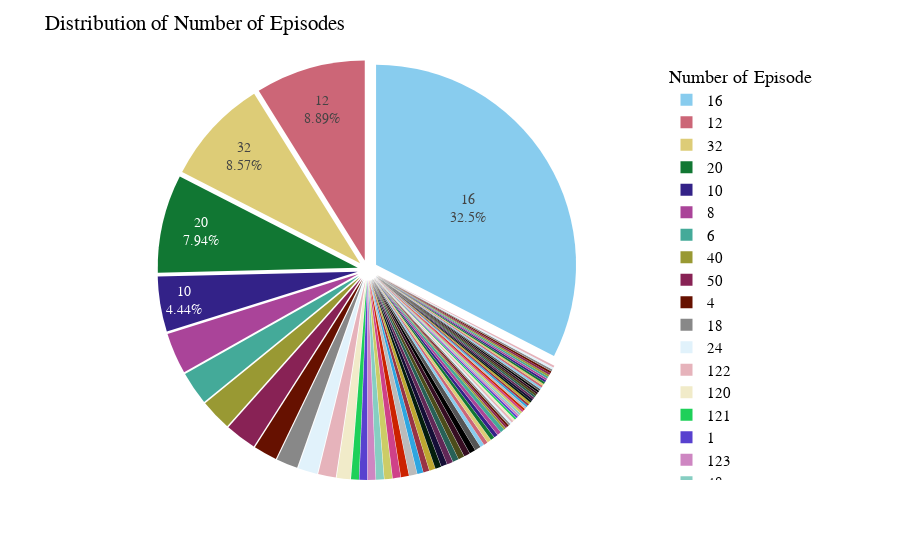

Notebook code for this chart:
### Markdown cell above
<h1 style = "font-family:Andale Mono;
                         text-align:center;
                         font-size: 40px;
                         background-color:white;">
                🔟 Number of episodes💞
</h1>
<hr>

### Code cell
num_episode = kdrama['number of episodes'].value_counts().reset_index().rename(columns={'number of episodes':'Count','index':'Num Ep'})

# num_episode['Num Ep'] = num_episode['Num Ep'].apply(lambda s: f"#ep {s}")

fig = px.pie(data_frame = num_episode,
             values = 'Count', names = 'Num Ep',
             color_discrete_sequence = px.colors.qualitative.Safe)

fig.update_traces(textposition = 'inside',
                  textinfo = 'label+percent',
                  pull = [0.05] * num_episode['Num Ep'].nunique(),
                  insidetextorientation='horizontal')

fig.update_layout(title = 'Distribution of Number of Episodes',
                  legend_title = 'Number of Episode',
                  uniformtext_minsize = 13,
                  uniformtext_mode = 'hide',
                  font = dict(family = 'Courier New, monospace',
                              size = 15,
                              color = 'black')
                  )

fig.show()

### Figure 1 — Plotly figure (JSON) as saved in the notebook; plotly's stock layout.template omitted (floating-point values rounded to 4 significant figures)
{"data": [{"domain": {"x": [0, 1], "y": [0, 1]}, "hovertemplate": "Num Ep=%{label}<br>Count=%{value}<extra></extra>", "insidetextorientation": "horizontal", "labels": [16, 12, 32, 20, 10, 8, 6, 40, 50, 4, 18, 24, 122, 120, 121, 1, 123, 48, 128, 7, 2, 14, 5, 104, 129, 103, 102, 11, 100, 9, 17, 13, 124, 30, 36, "Release Date: Jan 18, 2017", 41, 15, 52, 54, 101, 34, "Release Date: Jan4, 2017", 106, 116, 108, "Release Date: Jan 31, 2018", "Release Date: May 14, 2009", 22, "Release Date: Jan 13, 2005", 118, 130, 3, "Release Date: Mar 16, 2017", "Release Date: Aug 10, 2016", 616, "Release Date: Aug2, 2017", "Release Date: Apr5, 2017", "Release Date: Dec 21, 2016", 111, 26, 38, 33, "Release Date: May 31, 2012", 257, "Release Date: Feb 15, 2017", "Release Date: Jan 28, 2010", 51, "Release Date: Feb9, 2017", 53, 60, 143, "Release Date: Jul9, 2015", "Release Date: Nov5, 2004", 21, 80, "Release Date: Jul 26, 2017", "Release Date: Mar 14, 2018", "Release Date: Apr 20, 2016"], "legendgroup": "", "name": "", "pull": [0.05, 0.05, 0.05, 0.05, 0.05, 0.05, 0.05, 0.05, 0.05, 0.05, 0.05, 0.05, 0.05, 0.05, 0.05, 0.05, 0.05, 0.05, 0.05, 0.05, 0.05, 0.05, 0.05, 0.05, 0.05, 0.05, 0.05, 0.05, 0.05, 0.05, 0.05, 0.05, 0.05, 0.05, 0.05, 0.05, 0.05, 0.05, 0.05, 0.05, 0.05, 0.05, 0.05, 0.05, 0.05, 0.05, 0.05, 0.05, 0.05, 0.05, 0.05, 0.05, 0.05, 0.05, 0.05, 0.05, 0.05, 0.05, 0.05, 0.05, 0.05, 0.05, 0.05, 0.05, 0.05, 0.05, 0.05, 0.05, 0.05, 0.05, 0.05, 0.05, 0.05, 0.05, 0.05, 0.05, 0.05, 0.05, 0.05], "showlegend": true, "textinfo": "label+percent", "textposition": "inside", "type": "pie", "values": [205, 56, 54, 50, 28, 21, 17, 16, 16, 12, 11, 10, 9, 7, 4, 4, 4, 4, 4, 4, 4, 4, 3, 3, 3, 3, 3, 3, 3, 3, 3, 3, 3, 2, 2, 2, 2, 2, 2, 2, 1, 1, 1, 1, 1, 1, 1, 1, 1, 1, 1, 1, 1, 1, 1, 1, 1, 1, 1, 1, 1, 1, 1, 1, 1, 1, 1, 1, 1, 1, 1, 1, 1, 1, 1, 1, 1, 1, 1]}], "layout": {"font": {"color": "black", "family": "Courier New, monospace", "size": 15}, "legend": {"title": {"text": "Number of Episode"}, "tracegroupgap": 0}, "margin": {"t": 60}, "piecolorway": ["rgb(136, 204, 238)", "rgb(204, 102, 119)", "rgb(221, 204, 119)", "rgb(17, 119, 51)", "rgb(51, 34, 136)", "rgb(170, 68, 153)", "rgb(68, 170, 153)", "rgb(153, 153, 51)", "rgb(136, 34, 85)", "rgb(102, 17, 0)", "rgb(136, 136, 136)"], "title": {"text": "Distribution of Number of Episodes"}, "uniformtext": {"minsize": 13, "mode": "hide"}}}
